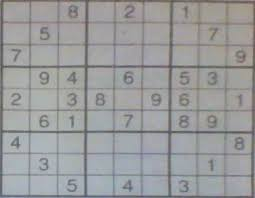
#> input picture ML/Day11/sudoku.jpg, 255 x 198 px, found by its file name
$ python 3.py
#> lines starting #> are read from the running program, lines starting #| are printed output that depends on the picture; after the words box and inside, x2 and y2 are one past the last pixel; in counts of white or black regions, pixels touching at a corner belong together
import cv2
import numpy as np
import matplotlib.pyplot as plt

img = cv2.imread('/home/ai3/Desktop/common/ML/Day11/sudoku.jpg',0)
#> img: shape (198, 255); min 82, max 187, mean 155.2
img = cv2.medianBlur(img,5)
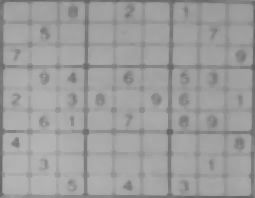
#> img: shape (198, 255); min 94, max 181, mean 157.2
ret,th1 = cv2.threshold(img,127,255,cv2.THRESH_BINARY)
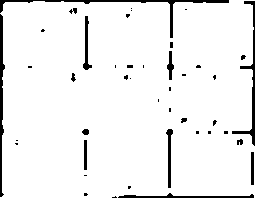
#> th1: shape (198, 255); 94.1% white; 43 black regions (29 under 20 px), largest, box (x1, y1, x2, y2) and area: (0, 0, 229, 38) 640, (0, 14, 5, 197) 492, (232, 1, 255, 146) 484
th2 = cv2.adaptiveThreshold(img,255,cv2.ADAPTIVE_THRESH_MEAN_C,\
            cv2.THRESH_BINARY,11,2)
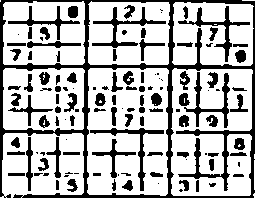
#> th2: shape (198, 255); 71.4% white; 122 black regions (36 under 20 px), largest, box (x1, y1, x2, y2) and area: (0, 0, 255, 198) 6147, (92, 7, 166, 48) 567, (184, 72, 230, 128) 552
th3 = cv2.adaptiveThreshold(img,255,cv2.ADAPTIVE_THRESH_GAUSSIAN_C,\
            cv2.THRESH_BINARY,11,2)
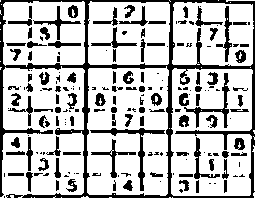
#> th3: shape (198, 255); 74.1% white; 185 black regions (86 under 20 px), largest, box (x1, y1, x2, y2) and area: (0, 0, 255, 198) 5391, (90, 128, 165, 191) 498, (184, 73, 230, 128) 377

titles = ['Original Image', 'Global Thresholding (v = 127)',
            'Adaptive Mean Thresholding', 'Adaptive Gaussian Thresholding']
images = [img, th1, th2, th3]

for i in range(4):
    plt.subplot(2,2,i+1),plt.imshow(images[i],'gray')
    plt.title(titles[i])
    plt.xticks([]),plt.yticks([])
plt.show()
